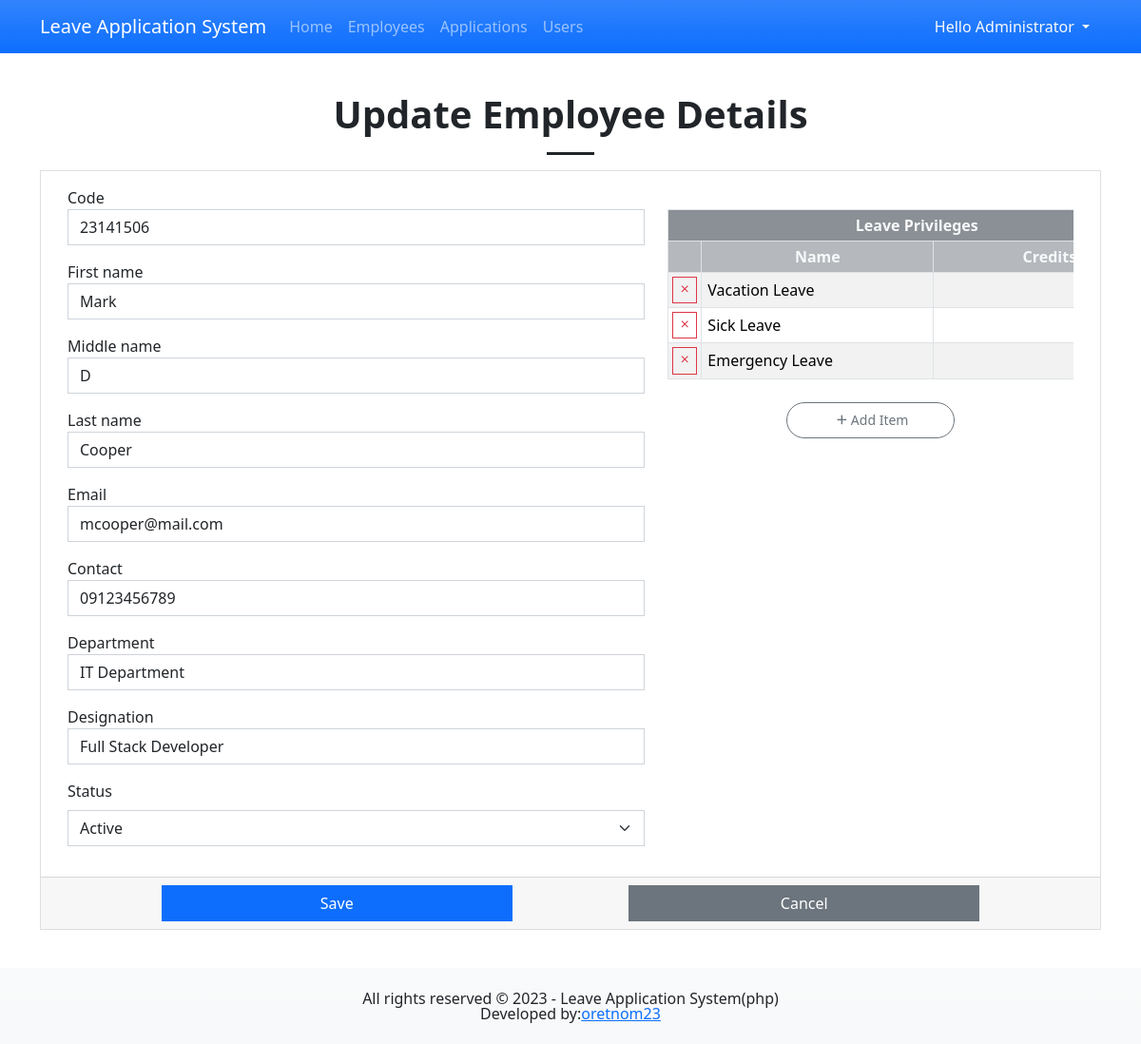
Screenshot of /?page=manage_employee&id=2 (signed in) with the database file from the repository.
### tables this page shows
CREATE TABLE `employee_list` (
            `employee_id` INTEGER NOT NULL PRIMARY KEY AUTOINCREMENT,
            `code` INTEGER NOT NULL,
            `firstname` TEXT NOT NULL,
            `middlename` TEXT NOT NULL,
            `lastname` TEXT NOT NULL,
            `email` TEXT NOT NULL,
            `contact` TEXT NOT NULL,
            `department` TEXT NOT NULL,
            `designation` TEXT NOT NULL,
            `status` TINYINT(2) NOT NULL Default 1,
            `date_created` TIMESTAMP DEFAULT CURRENT_TIMESTAMP
        );

### manage_employee.php (the view, shortened to what this page needs)
<?php
if(isset($_GET['id']) && $_GET['id'] > 0){
    $sql = "SELECT * FROM `employee_list` where `employee_id` = '{$_GET['id']}' ";
    $query = $conn->query($sql);
    $data = $query->fetchArray();
}
?>
<h1 class="text-center fw-bolder"><?= isset($data['employee_id']) ? "Update Employee Details" : "Add New Employee" ?></h1>
<hr class="mx-auto opacity-100" style="width:50px;height:3px">
<div class="col-lg-12 col-md-12 col-sm-12 col-12 mx-auto">
    <div class="card rounded-0">
        <div class="card-body">
            <div class="container-fluid">
                <form action="" id="employee-form">
                    <div class="row">
                        <div class="col-lg-7 col-md-6 col-sm-12 col-12">
                            <div class="mb-3">
                                <label for="code" class="text-body-tertiary">Code</label>
                                <input type="text" class="form-control rounded-0" id="code" name="code" required="required" autofocus value="<?= $data['code'] ?? "" ?>">
                            </div>
                            <div class="mb-3">
                                <label for="firstname" class="text-body-tertiary">First name</label>
                                <input type="text" class="form-control rounded-0" id="firstname" name="firstname" required="required" value="<?= $data['firstname'] ?? "" ?>">
                            </div>
                            <div class="mb-3">
                                <label for="middlename" class="text-body-tertiary">Middle name</label>
                                <input type="text" class="form-control rounded-0" id="middlename" name="middlename" required="required"  value="<?= $data['middlename'] ?? "" ?>">
                            </div>
                            <div class="mb-3">
                                <label for="lastname" class="text-body-tertiary">Last name</label>
                                <input type="text" class="form-control rounded-0" id="lastname" name="lastname" required="required"  value="<?= $data['lastname'] ?? "" ?>">
                            </div>
                            <div class="mb-3">
                                <label for="email" class="text-body-tertiary">Email</label>
                                <input type="email" class="form-control rounded-0" id="email" name="email" required="required"  value="<?= $data['email'] ?? "" ?>">
                            </div>
                            <div class="mb-3">
                                <label for="contact" class="text-body-tertiary">Contact</label>
                                <input type="text" class="form-control rounded-0" id="contact" name="contact" required="required"  value="<?= $data['contact'] ?? "" ?>">
                            </div>
                            <div class="mb-3">
                                <label for="department" class="text-body-tertiary">Department</label>
                                <input type="text" class="form-control rounded-0" id="department" name="department" required="required"  value="<?= $data['department'] ?? "" ?>">
                            </div>
                            <div class="mb-3">
                                <label for="designation" class="text-body-tertiary">Designation</label>
                                <input type="text" class="form-control rounded-0" id="designation" name="designation" required="required"  value="<?= $data['designation'] ?? "" ?>">
                            </div>
                            <div class="mb-3">
                                <label for="status" class="form-label">Status</label>
                                <select name="status" id="status" class="form-select rounded-0" requried>
                                    <option value="1" <?= isset($data['status']) && $data['status'] == 1 ? "selected" : "" ?>>Active</option>
                                </select>
                            </div>
                        </div>
                        <div class="col-lg-5 col-md-6 col-sm-12 col-12">
                            <div class="table-responsive mx-0 mt-4 mb-2">
                                <table class="table table-sm table-hover table-bordered table-striped" id="leave_priv_tbl">
                                    <colgroup>
                                        <col width="10%">
                                        <col width="55%">
                                        <col width="35%">
                                    </colgroup>
                                        <tr class="bg-secondary bg-opacity-75 text-light">
                                            <th colspan="3" class="text-center">Leave Privileges</th>
                                        </tr>
                                        <tr class="bg-secondary bg-opacity-50 text-light">
                                            <th></th>
                                            <th class="text-center">Name</th>
                                            <th class="text-center">Credits</th>
                                        </tr>
                                </table>
                            </div>
                            <div class="col-lg-5 col-md-6 col-sm-10 mx-auto">
                                <button class="btn btn-outline-secondary rounded-pill w-100 btn-sm d-flex align-items-center justify-content-center" type="button" id="add_leave_priv"><span class="material-symbols-outlined">add</span> Add Item</button>
                            </div>
                        </div>
                    </div>
                </form>
            </div>
        </div>
        <div class="card-footer">
            <div class="row justify-content-evenly">
                <button class="btn col-lg-4 col-md-5 col-sm-12 col-12 btn-primary rounded-0" form="employee-form">Save</button>
                <a class="btn col-lg-4 col-md-5 col-sm-12 col-12 btn-secondary rounded-0" href='./?page=employee'>Cancel</a>
            </div>
        </div>
    </div>
</div>

### css/custom.css (style rules this page uses)
html, body { margin: unset; height: 100%; width: 100%; overflow-x: hidden; }
body { padding-bottom:5em; }
.material-symbols-outlined { font-size: 1.2rem !important; line-height: inherit !important; }
table th, table td { vertical-align: middle !important; }

### rows the page displays
employee_list: code "23141506", firstname "Mark", middlename "D", lastname "Cooper", email "mcooper@mail.com", contact "09123456789", department "IT Department", designation "Full Stack Developer", status "Active"

### other values shown
$_SESSION['fullname'] "Administrator"
